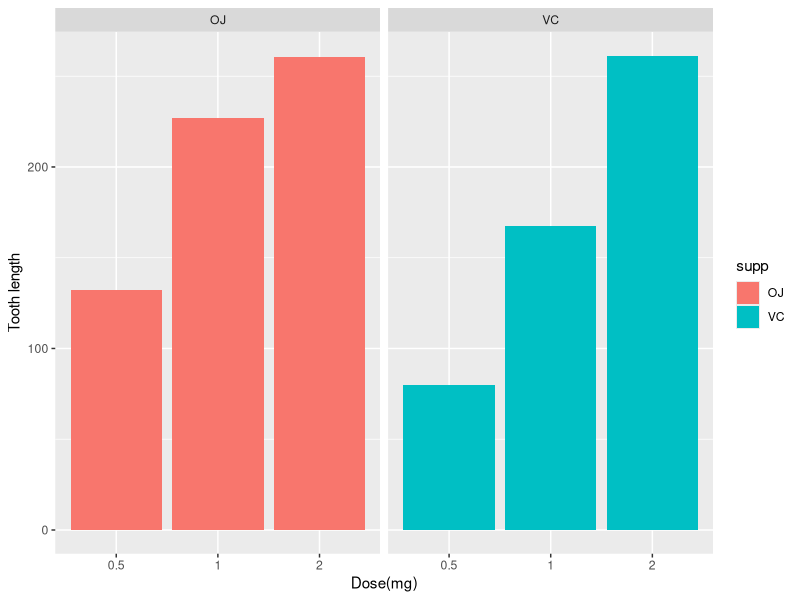

Write the R code that produced this figure.
## ---- chunk 1
knitr::opts_chunk$set(echo = TRUE)
## ---- chunk 2
library(ggplot2)
## ---- chunk 3
library(datasets)
data(ToothGrowth)
## ---- chunk 4
str(ToothGrowth)
head(ToothGrowth)
summary(ToothGrowth)

# Plot histogram of the numerical len variable to view the distribution
ggplot(data=ToothGrowth, aes(x=as.factor(dose), y=len, fill=supp)) +
    geom_bar(stat="identity") +
    facet_grid(. ~ supp) +
    xlab("Dose(mg)") +
    ylab("Tooth length")
## ---- chunk 5
hypoth1 <- t.test(len ~ supp, data = ToothGrowth)
hypoth1$conf.int

hypoth1$p.value

hypoth2<-t.test(len ~ supp, data = subset(ToothGrowth, dose == 0.5))
hypoth2$conf.int

hypoth2$p.value

hypoth3<-t.test(len ~ supp, data = subset(ToothGrowth, dose == 1))
hypoth3$conf.int

hypoth3$p.value

hypoth4<-t.test(len ~ supp, data = subset(ToothGrowth, dose == 2))
hypoth4$conf.int

hypoth4$p.value

